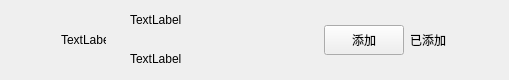
<?xml version="1.0" encoding="UTF-8"?>
<ui version="4.0">
 <class>ApplyFriendItem</class>
 <widget class="QWidget" name="ApplyFriendItem">
  <property name="geometry">
   <rect>
    <x>0</x>
    <y>0</y>
    <width>509</width>
    <height>80</height>
   </rect>
  </property>
  <property name="maximumSize">
   <size>
    <width>16777215</width>
    <height>80</height>
   </size>
  </property>
  <property name="windowTitle">
   <string>Form</string>
  </property>
  <layout class="QHBoxLayout" name="horizontalLayout">
   <property name="topMargin">
    <number>0</number>
   </property>
   <property name="rightMargin">
    <number>0</number>
   </property>
   <property name="bottomMargin">
    <number>0</number>
   </property>
   <item>
    <spacer name="horizontalSpacer">
     <property name="orientation">
      <enum>Qt::Horizontal</enum>
     </property>
     <property name="sizeType">
      <enum>QSizePolicy::Fixed</enum>
     </property>
     <property name="sizeHint" stdset="0">
      <size>
       <width>50</width>
       <height>20</height>
      </size>
     </property>
    </spacer>
   </item>
   <item>
    <widget class="QLabel" name="icon_lb">
     <property name="minimumSize">
      <size>
       <width>45</width>
       <height>45</height>
      </size>
     </property>
     <property name="maximumSize">
      <size>
       <width>45</width>
       <height>45</height>
      </size>
     </property>
     <property name="text">
      <string>TextLabel</string>
     </property>
    </widget>
   </item>
   <item>
    <widget class="QWidget" name="widget" native="true">
     <layout class="QHBoxLayout" name="horizontalLayout_2">
      <property name="topMargin">
       <number>2</number>
      </property>
      <property name="bottomMargin">
       <number>2</number>
      </property>
      <item>
       <widget class="QWidget" name="widget_2" native="true">
        <layout class="QVBoxLayout" name="verticalLayout">
         <property name="spacing">
          <number>8</number>
         </property>
         <property name="topMargin">
          <number>2</number>
         </property>
         <property name="bottomMargin">
          <number>2</number>
         </property>
         <item>
          <widget class="QLabel" name="user_name_lb">
           <property name="minimumSize">
            <size>
             <width>100</width>
             <height>30</height>
            </size>
           </property>
           <property name="maximumSize">
            <size>
             <width>200</width>
             <height>30</height>
            </size>
           </property>
           <property name="text">
            <string>TextLabel</string>
           </property>
          </widget>
         </item>
         <item>
          <widget class="QLabel" name="user_chat_lb">
           <property name="minimumSize">
            <size>
             <width>100</width>
             <height>30</height>
            </size>
           </property>
           <property name="maximumSize">
            <size>
             <width>200</width>
             <height>30</height>
            </size>
           </property>
           <property name="text">
            <string>TextLabel</string>
           </property>
          </widget>
         </item>
        </layout>
       </widget>
      </item>
      <item>
       <spacer name="horizontalSpacer_3">
        <property name="orientation">
         <enum>Qt::Horizontal</enum>
        </property>
        <property name="sizeHint" stdset="0">
         <size>
          <width>40</width>
          <height>20</height>
         </size>
        </property>
       </spacer>
      </item>
      <item>
       <widget class="ClickedBtn" name="addBtn">
        <property name="minimumSize">
         <size>
          <width>80</width>
          <height>30</height>
         </size>
        </property>
        <property name="maximumSize">
         <size>
          <width>80</width>
          <height>30</height>
         </size>
        </property>
        <property name="text">
         <string>添加</string>
        </property>
       </widget>
      </item>
      <item>
       <widget class="QLabel" name="already_add_lb">
        <property name="minimumSize">
         <size>
          <width>40</width>
          <height>0</height>
         </size>
        </property>
        <property name="text">
         <string>已添加</string>
        </property>
       </widget>
      </item>
      <item>
       <spacer name="horizontalSpacer_2">
        <property name="orientation">
         <enum>Qt::Horizontal</enum>
        </property>
        <property name="sizeType">
         <enum>QSizePolicy::Fixed</enum>
        </property>
        <property name="sizeHint" stdset="0">
         <size>
          <width>50</width>
          <height>20</height>
         </size>
        </property>
       </spacer>
      </item>
     </layout>
    </widget>
   </item>
  </layout>
 </widget>
 <customwidgets>
  <customwidget>
   <class>ClickedBtn</class>
   <extends>QPushButton</extends>
   <header location="global">clickedbtn.h</header>
  </customwidget>
 </customwidgets>
 <resources/>
 <connections/>
</ui>
